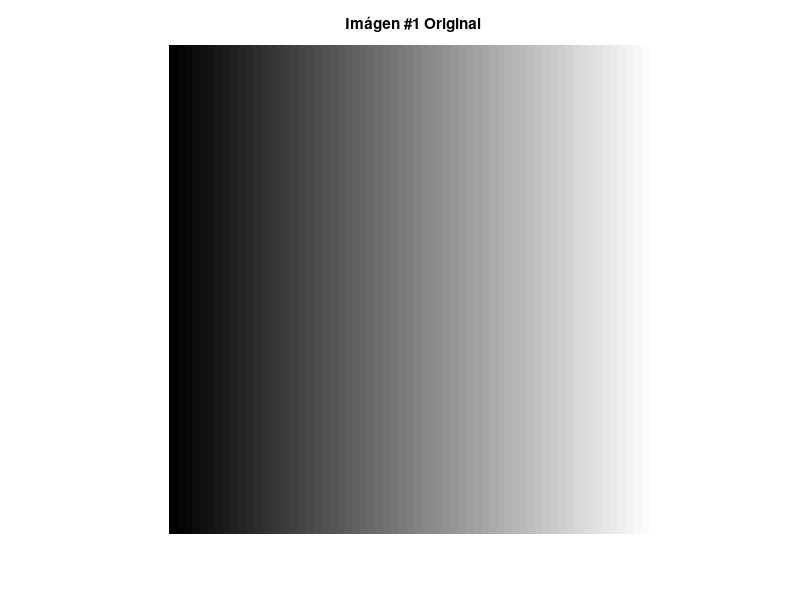
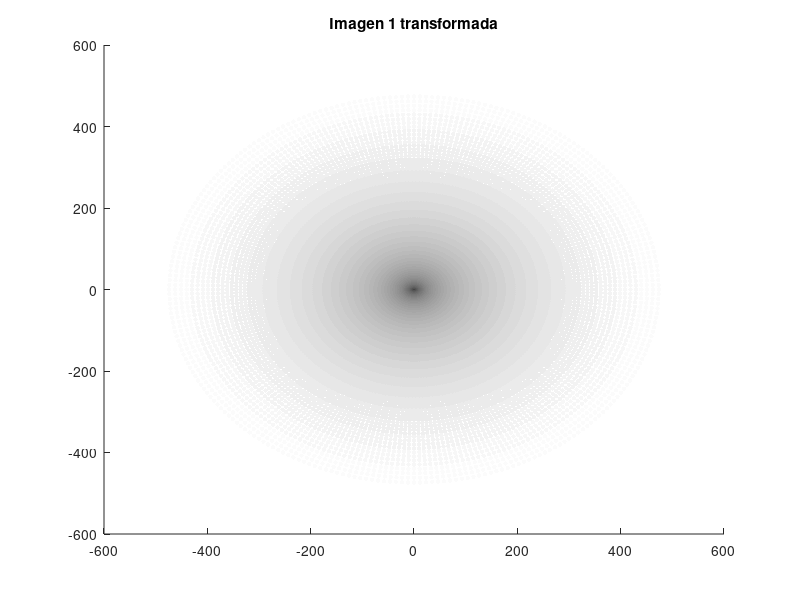

The MATLAB script that drew these images, in order: (Note: this script raises an error after producing the figures.)

zx = 0:(pi+pi)/256: 2*pi;
zy = 0:(pi+pi)/256: 2*pi;

%Crear la matriz de complejos
[xgrid,ygrid] = meshgrid(zx,zy);
Zcomplejos = xgrid + ygrid*1i;

%Matriz con los colores vacios
colores = zeros(length(Zcomplejos));

%Rellenar la matriz
col = 0;
for yy = 1:length(ygrid) 
    for xx = 1:length(xgrid)
        colores(xx,yy) = col; 
    end
    col = col+1;
end

figure
img = uint8(colores); % Convertimos cada entrada de la matríz en un byte
imshow(img) % Se muestra la imagen.
title("Imágen #1 Original")


%Transformacion
Trans = exp(Zcomplejos);
rt = real(Trans);
it = imag(Trans);

real_reshape = reshape(rt,1,[]);
imag_reshape = reshape(it,1,[]);
color_reshape = reshape(colores,1,[]);


figure
scatter(real_reshape,imag_reshape,10,color_reshape,'filled')
title('Imagen 1 transformada')
colormap('gray')
shading interp

%Segunda imagen

M1=imread('img1.jpg');
figure
imagesc(M1)
title("Imágen #2 Original")
colormap gray

%Crear la matriz de complejos
[sm1,sn1] = size(M1);
zx=linspace(-2*pi,2*pi,sm1);
zy=linspace(-2*pi,2*pi,sn1);
[x1,y1] = meshgrid(zx,zy);
Zcomplejos = x1+y1*1i;

%Funcion de la transformacion
f1 = @(z) z.^3;
f2 = @(z) exp(z);

%Creando la matriz transformada
transformacion1 = f1(Zcomplejos);
transformacion2 = f2(Zcomplejos);

%Parte real y imaginaria de la transformacion
realt1 = real(transformacion1);
imgt1 = imag(transformacion1);
realt2 = real(transformacion2);
imgt2 = imag(transformacion2);

%Pasando las matrices a vectores
xt1 = reshape(realt1,1,[]);
yt1 = reshape(imgt1,1,[]);
xt2 = reshape(realt2,1,[]);
yt2 = reshape(imgt2,1,[]);
colores = reshape(M1,1,[]);

%Grafica Transformacion
figure
scatter(xt1,yt1,20,colores,'filled')
title("Imágen #2 Transformada")
colormap gray

figure
scatter(xt2,yt2,20,colores,'filled')
title("Imágen #2 Transformada")
colormap gray